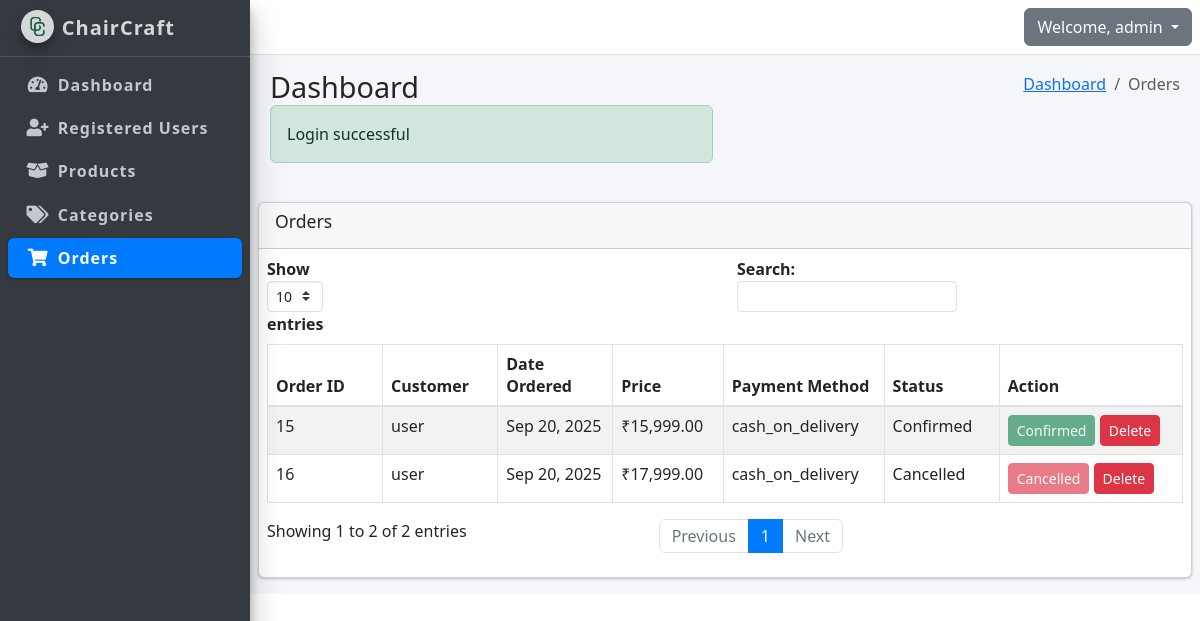
/admin/orders.php (signed in), run on the app's committed database.
### tables this page shows
CREATE TABLE `orders` (
  `id` int(11) NOT NULL,
  `user_id` int(11) NOT NULL,
  `total_amount` decimal(10,2) NOT NULL,
  `status` varchar(20) NOT NULL DEFAULT 'pending',
  `payment_method` varchar(20) NOT NULL DEFAULT 'cash_on_delivery',
  `shipping_address` text NOT NULL,
  `created_at` timestamp NOT NULL DEFAULT current_timestamp()
);

CREATE TABLE `users` (
  `id` int(11) NOT NULL,
  `name` varchar(100) NOT NULL,
  `phone` varchar(15) DEFAULT NULL,
  `email` varchar(100) NOT NULL,
  `password` varchar(255) NOT NULL,
  `role_as` tinyint(4) NOT NULL DEFAULT 0 COMMENT '0 = User, 1 = Admin',
  `created_at` datetime DEFAULT current_timestamp()
);

### admin/orders.php (the view, shortened to what this page needs)
<?php
include 'includes/header.php';
include 'includes/navbar.php';
include 'includes/sidebar.php';
include 'config/db_con.php';
$orders_query = "SELECT o.*, u.name as customer_name
                 FROM orders o
                 JOIN users u ON o.user_id = u.id
                 ORDER BY o.created_at DESC";
$orders_result = $con->query($orders_query);
?>
<div class="content-wrapper">
   <div class="content-header">
      <div class="container-fluid">
        <div class="row mb-2">
          <div class="col-sm-6">
            <h1 class="m-0 text-dark">Dashboard</h1>
            <?php if (isset($_SESSION['message'])) : ?>
                <div class="alert alert-success">
                    <?php
                    echo $_SESSION['message'];
                    ?>
                </div>
            <?php endif; ?>
          </div>
          <div class="col-sm-6">
            <ol class="breadcrumb float-sm-right">
              <li class="breadcrumb-item"><a href="dashboard.php">Dashboard</a></li>
              <li class="breadcrumb-item active">Orders</li>
            </ol>
          </div>
        </div>
      </div>
    </div>
    <div class="container-fluid px-2">
        <div class="row">
            <div class="col-12">
                <div class="card">
                    <div class="card-header">
                        <h3 class="card-title">Orders</h3>
                    </div>
                    <div class="card-body p-2">
                        <table id="example1" class="table table-bordered table-striped w-100" style="max-width:100%; padding:8px;">
                            <thead>
                                <tr>
                                    <th style="width: 120px;">Order ID</th>
                                    <th style="width: 120px;">Customer</th>
                                    <th style="width: 120px;">Date Ordered</th>
                                    <th style="width: 100px;">Price</th>
                                    <th style="width: 150px;">Payment Method</th>
                                    <th style="width: 120px;">Status</th>
                                    <th style="width: 180px;">Action</th>
                                </tr>
                            </thead>
                            <tbody>
                                <?php while ($order = $orders_result->fetch_assoc()): ?>
                                    <tr>
                                        <td><?php echo $order['id']; ?></td>
                                        <td><?php echo htmlspecialchars($order['customer_name']); ?></td>
                                        <td><?php echo date('M j, Y', strtotime($order['created_at'])); ?></td>
                                        <td>₹<?php echo number_format($order['total_amount'], 2); ?></td>
                                        <td><?php echo htmlspecialchars($order['payment_method']); ?></td>
                                        <td>
                                            <?php
                                            if ($order['status'] == 'user_cancelled') {
                                                echo 'Cancelled';
                                            } else {
                                                echo ucfirst($order['status']);
                                            }
                                            ?>
                                        </td>
                                        <td>
                                            <?php if ($order['status'] == 'pending'): ?>
                                                <button class="btn btn-warning btn-sm" onclick="confirmOrder(<?php echo $order['id']; ?>)">Confirm</button>
                                                <button class="btn btn-danger btn-sm" onclick="cancelOrder(<?php echo $order['id']; ?>)">Cancel</button>
                                            <?php elseif ($order['status'] == 'confirmed'): ?>
                                                <button class="btn btn-success btn-sm" disabled>Confirmed</button>
                                                <button class="btn btn-danger btn-sm" onclick="deleteOrder(<?php echo $order['id']; ?>)">Delete</button>
                                            <?php elseif ($order['status'] == 'cancelled' || $order['status'] == 'user_cancelled'): ?>
                                                <button class="btn btn-danger btn-sm" disabled>Cancelled</button>
                                                <button class="btn btn-danger btn-sm" onclick="deleteOrder(<?php echo $order['id']; ?>)">Delete</button>
                                            <?php endif; ?>
                                        </td>
                                    </tr>
                                <?php endwhile; ?>
                            </tbody>
                        </table>
                    </div>
                </div>
            </div>
        </div>
    </div>

### data on the page
orders: id "16", user.name "user", created_at "Sep 20, 2025", total_amount "17,999.00", payment_method "cash_on_delivery", status "Cancelled"
orders: id "15", user.name "user", created_at "Sep 20, 2025", total_amount "15,999.00", payment_method "cash_on_delivery", status "Confirmed"

### other printed values
$_SESSION['auth_user']['name'] "admin"
$_SESSION['message'] "Login successful"
